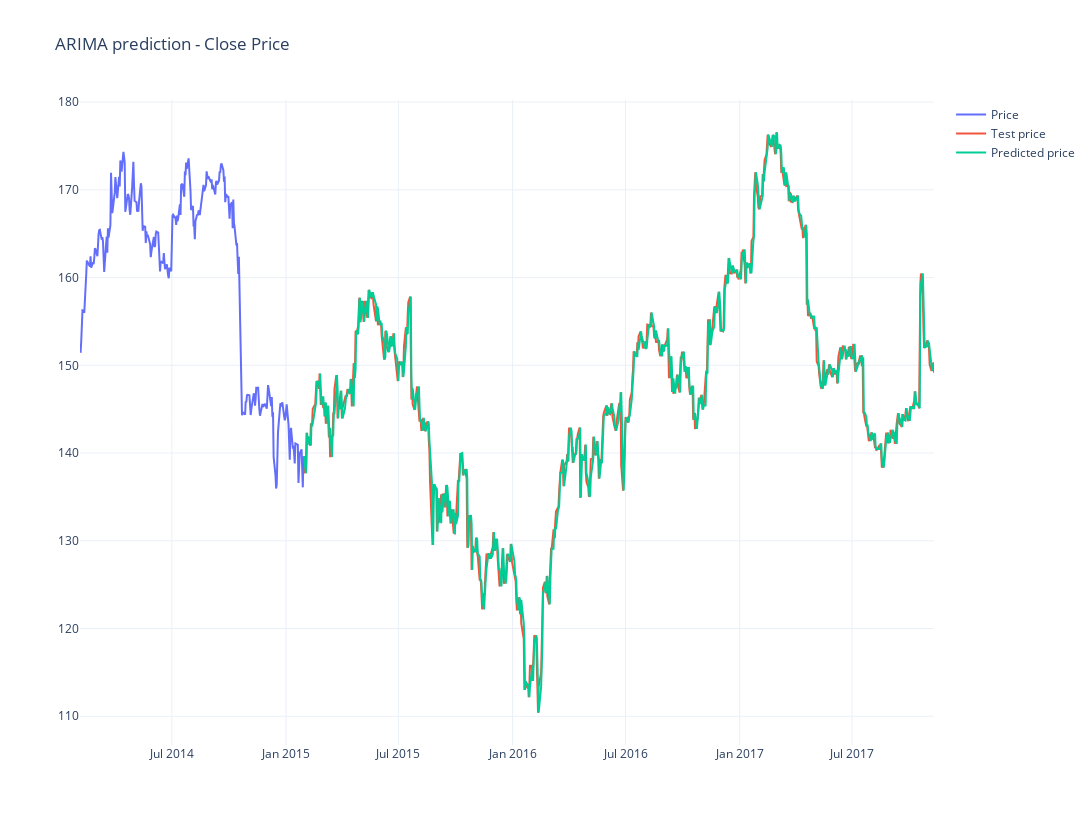

Source (notebook cell):
### Code cell
# Plotting ARIMA result
fig = go.Figure()

fig.add_trace(go.Scatter(x=train_data.index[-250:], y=train_data['Close'].tail(250), mode='lines', name='Price'))
fig.add_trace(go.Scatter(x=test_data.index, y=test_data['Close'], mode='lines', name='Test price'))
fig.add_trace(go.Scatter(x=test_data.index, y=predictions, mode='lines', name='Predicted price'))

fig.update_layout(autosize=True, width=1450, height=825, hovermode='x unified',
    title_font=dict(size=25, family='Courier', color='crimson'),
    title="ARIMA prediction - Close Price",
)

fig.show()

### Figure 1 — Plotly figure (JSON) as saved in the notebook; plotly's stock layout.template omitted (floating-point values rounded to 4 significant figures; data arrays with more than 128 entries replaced by an {"elided": "..."} marker saying what was removed)
{"data": [{"mode": "lines", "name": "Price", "type": "scatter", "x": {"elided": "250 str values"}, "y": {"elided": "250 float values"}}, {"mode": "lines", "name": "Test price", "type": "scatter", "x": {"elided": "703 str values"}, "y": {"elided": "703 float values"}}, {"mode": "lines", "name": "Predicted price", "type": "scatter", "x": {"elided": "703 str values"}, "y": {"elided": "703 float values"}}], "layout": {"autosize": true, "height": 825, "hovermode": "x unified", "title": {"text": "ARIMA prediction - Close Price"}, "width": 1450}}
